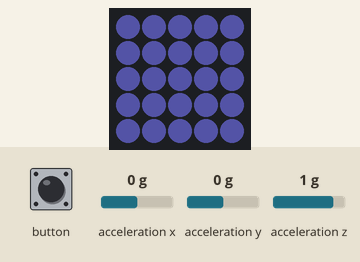
This sketch was run on a simulated ESP32. Shown: 5×5 RGB LED matrix (first LED top left, wired row by row). The inputs (shaded band) are chosen by the test bench; at power-on: acceleration x 0 g, acceleration y 0 g, acceleration z 1 g. Dim RGB values are drawn brighter than linear.

Above: at 1.2 s.
1.3 s: acceleration x set to -1.4 g
At 2.2 s:
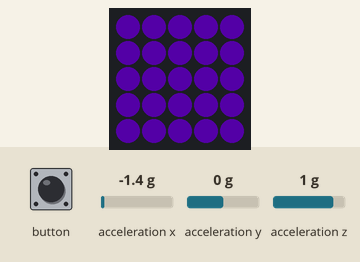
3.3 s: acceleration y set to -1.4 g
At 5.0 s:
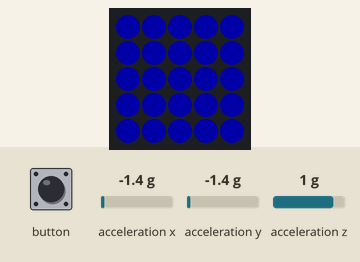
5.3 s: acceleration z set to -1.4 g
At 6.9 s:
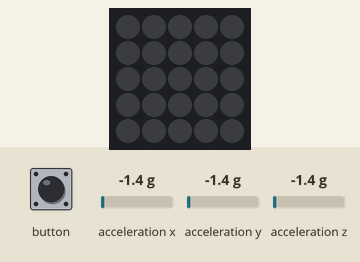
7.3 s: acceleration x set to -0.8 g
At 9.0 s:
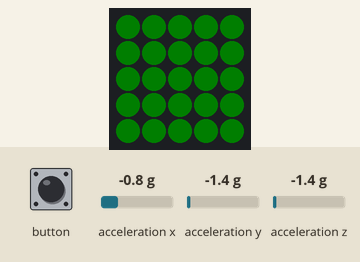
9.3 s: acceleration y set to -0.8 g
At 10.9 s:
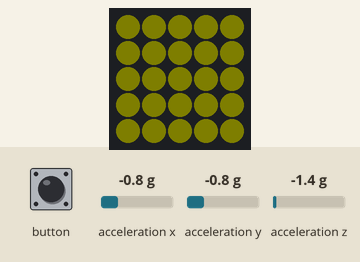
11.3 s: acceleration z set to -0.8 g
At 11.72 s:
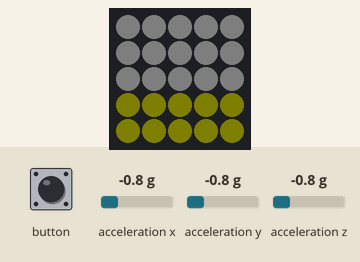
Timing chart, 0 to 14.3 s (numbered marks = the images above; inputs shaded):
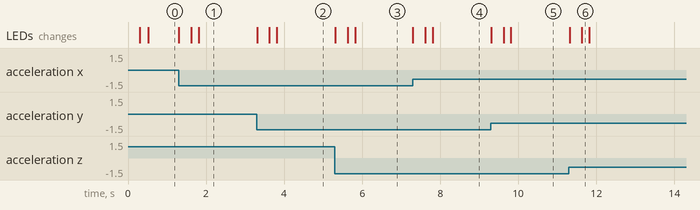

Measured:
- after the input at 1.3 s, the LEDs: first change at once (image 1 shows a later state)
- after the input at 3.3 s, the LEDs: first change at once (image 2 shows a later state)
- after the input at 5.3 s, the LEDs: first change at once (image 3 shows a later state)
- after the input at 7.3 s, the LEDs: first change at once (image 4 shows a later state)
- after the input at 9.3 s, the LEDs: first change at once (image 5 shows a later state)
- after the input at 11.3 s, the LEDs: first change at once (image 6 shows a later state)

The sketch:

m5atom-acc.ino
```cpp
#include "M5Atom.h"
#define SIG_MAX (4096)

extern const unsigned char AtomImageData[375 + 2];

uint8_t DisBuff[2 + 5 * 5 * 3];
int16_t adX,adY,adZ;

void setBuffP(uint8_t posData, uint8_t Rdata, uint8_t Gdata, uint8_t Bdata)
{
    DisBuff[2 + posData * 3 + 0] = Rdata;
    DisBuff[2 + posData * 3 + 1] = Gdata;
    DisBuff[2 + posData * 3 + 2] = Bdata;
}
void setBuff(uint8_t Rdata, uint8_t Gdata, uint8_t Bdata)
{
    for (uint8_t i = 0; i < 25; i++)
        setBuffP(i, Rdata, Gdata, Bdata);
}
void shftBuff()
{
    for (uint8_t i = 24; i > 0; i--)
    {
        for (uint8_t j = 0; j < 3; j++)
            DisBuff[2 + i * 3 + j] = DisBuff[2 + (i-1) * 3 + j];
    }
}

void setup()
{
    DisBuff[0] = 0x05;
    DisBuff[1] = 0x05;
    M5.begin(false, true, true);
    delay(10);
    M5.IMU.Init();
    setBuff(0x20, 0x20, 0x20);
    M5.dis.displaybuff(DisBuff);
}

void loop()
{
    M5.update();
    if (M5.Btn.read()==0)
    {
        M5.IMU.getAccelAdc(&adX, &adY, &adZ);
        int r = min(max((int)map(adX,-SIG_MAX,SIG_MAX,0,255),0),255);
        int g = min(max((int)map(adY,-SIG_MAX,SIG_MAX,0,255),0),255);
        int b = min(max((int)map(adZ,-SIG_MAX,SIG_MAX,0,255),0),255);
        shftBuff();
        setBuffP(0,r,g,b);
        M5.dis.displaybuff(DisBuff);
    }
    delay(20);
}
```
